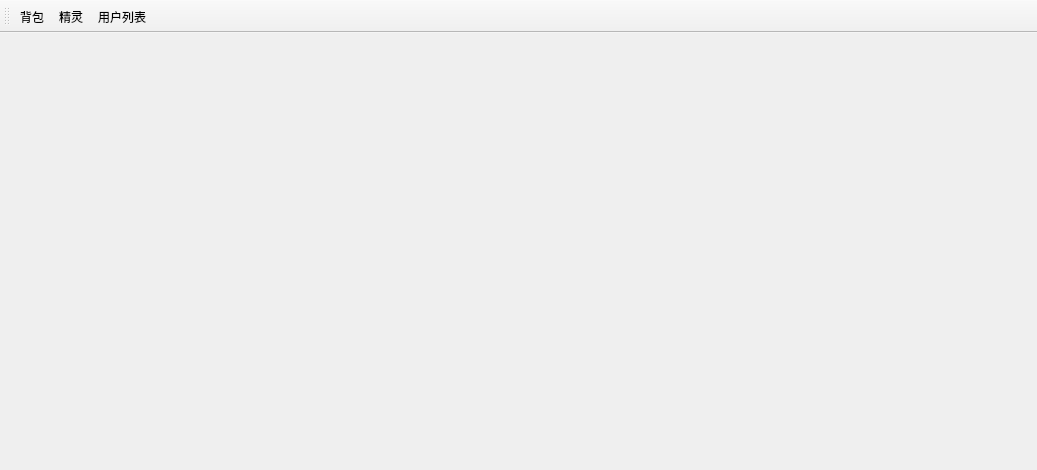
<?xml version="1.0" encoding="UTF-8"?>
<ui version="4.0">
 <class>MainWindow</class>
 <widget class="QMainWindow" name="MainWindow">
  <property name="enabled">
   <bool>true</bool>
  </property>
  <property name="geometry">
   <rect>
    <x>0</x>
    <y>0</y>
    <width>1037</width>
    <height>470</height>
   </rect>
  </property>
  <property name="windowTitle">
   <string>Pokemon</string>
  </property>
  <property name="styleSheet">
   <string notr="true"/>
  </property>
  <widget class="QWidget" name="centralWidget">
   <widget class="QPushButton" name="enter_battleground">
    <property name="geometry">
     <rect>
      <x>870</x>
      <y>160</y>
      <width>91</width>
      <height>151</height>
     </rect>
    </property>
    <property name="toolTip">
     <string>进入道馆</string>
    </property>
    <property name="text">
     <string/>
    </property>
    <property name="flat">
     <bool>true</bool>
    </property>
   </widget>
   <widget class="QLabel" name="label">
    <property name="geometry">
     <rect>
      <x>0</x>
      <y>0</y>
      <width>1041</width>
      <height>451</height>
     </rect>
    </property>
    <property name="minimumSize">
     <size>
      <width>1041</width>
      <height>451</height>
     </size>
    </property>
    <property name="maximumSize">
     <size>
      <width>1041</width>
      <height>451</height>
     </size>
    </property>
    <property name="styleSheet">
     <string notr="true">image: url(:/主界面.jpg);</string>
    </property>
    <property name="text">
     <string/>
    </property>
   </widget>
   <widget class="QPushButton" name="enter_pokemon_center">
    <property name="geometry">
     <rect>
      <x>80</x>
      <y>40</y>
      <width>81</width>
      <height>111</height>
     </rect>
    </property>
    <property name="toolTip">
     <string>&lt;html&gt;&lt;head/&gt;&lt;body&gt;&lt;p&gt;进入神奇宝贝中心&lt;/p&gt;&lt;/body&gt;&lt;/html&gt;</string>
    </property>
    <property name="text">
     <string/>
    </property>
    <property name="flat">
     <bool>true</bool>
    </property>
   </widget>
   <zorder>label</zorder>
   <zorder>enter_battleground</zorder>
   <zorder>enter_pokemon_center</zorder>
  </widget>
  <widget class="QToolBar" name="mainToolBar">
   <property name="enabled">
    <bool>true</bool>
   </property>
   <attribute name="toolBarArea">
    <enum>TopToolBarArea</enum>
   </attribute>
   <attribute name="toolBarBreak">
    <bool>false</bool>
   </attribute>
   <addaction name="show_backpack"/>
   <addaction name="show_pokemon"/>
   <addaction name="show_userlist"/>
  </widget>
  <action name="show_userlist">
   <property name="checkable">
    <bool>true</bool>
   </property>
   <property name="enabled">
    <bool>true</bool>
   </property>
   <property name="text">
    <string>用户列表</string>
   </property>
   <property name="toolTip">
    <string>获取用户列表</string>
   </property>
  </action>
  <action name="show_pokemon">
   <property name="text">
    <string>精灵</string>
   </property>
   <property name="toolTip">
    <string>查看持有的精灵</string>
   </property>
  </action>
  <action name="show_backpack">
   <property name="text">
    <string>背包</string>
   </property>
  </action>
 </widget>
 <layoutdefault spacing="6" margin="11"/>
 <resources/>
 <connections/>
</ui>
